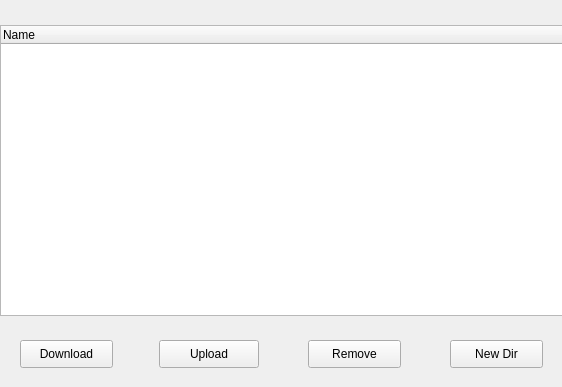
<?xml version="1.0" encoding="UTF-8"?>
<ui version="4.0">
 <class>TreeDir</class>
 <widget class="QWidget" name="TreeDir">
  <property name="windowModality">
   <enum>Qt::WindowModal</enum>
  </property>
  <property name="enabled">
   <bool>true</bool>
  </property>
  <property name="geometry">
   <rect>
    <x>0</x>
    <y>0</y>
    <width>562</width>
    <height>387</height>
   </rect>
  </property>
  <property name="focusPolicy">
   <enum>Qt::NoFocus</enum>
  </property>
  <property name="windowTitle">
   <string>Your Cloud Storage</string>
  </property>
  <widget class="QTreeWidget" name="treeWidget">
   <property name="geometry">
    <rect>
     <x>0</x>
     <y>25</y>
     <width>642</width>
     <height>291</height>
    </rect>
   </property>
   <property name="sizePolicy">
    <sizepolicy hsizetype="Fixed" vsizetype="Fixed">
     <horstretch>0</horstretch>
     <verstretch>0</verstretch>
    </sizepolicy>
   </property>
   <property name="editTriggers">
    <set>QAbstractItemView::NoEditTriggers</set>
   </property>
   <property name="animated">
    <bool>true</bool>
   </property>
   <property name="columnCount">
    <number>1</number>
   </property>
   <column>
    <property name="text">
     <string>Name</string>
    </property>
   </column>
  </widget>
  <widget class="QPushButton" name="downloadButton">
   <property name="geometry">
    <rect>
     <x>20</x>
     <y>340</y>
     <width>93</width>
     <height>28</height>
    </rect>
   </property>
   <property name="text">
    <string>Download</string>
   </property>
  </widget>
  <widget class="QPushButton" name="removeButton">
   <property name="geometry">
    <rect>
     <x>308</x>
     <y>340</y>
     <width>93</width>
     <height>28</height>
    </rect>
   </property>
   <property name="text">
    <string>Remove</string>
   </property>
   <property name="flat">
    <bool>false</bool>
   </property>
  </widget>
  <widget class="QPushButton" name="uploadButton">
   <property name="geometry">
    <rect>
     <x>159</x>
     <y>340</y>
     <width>100</width>
     <height>28</height>
    </rect>
   </property>
   <property name="text">
    <string>Upload</string>
   </property>
  </widget>
  <widget class="QPushButton" name="newDir">
   <property name="geometry">
    <rect>
     <x>450</x>
     <y>340</y>
     <width>93</width>
     <height>28</height>
    </rect>
   </property>
   <property name="text">
    <string>New Dir</string>
   </property>
  </widget>
 </widget>
 <resources/>
 <connections/>
</ui>
